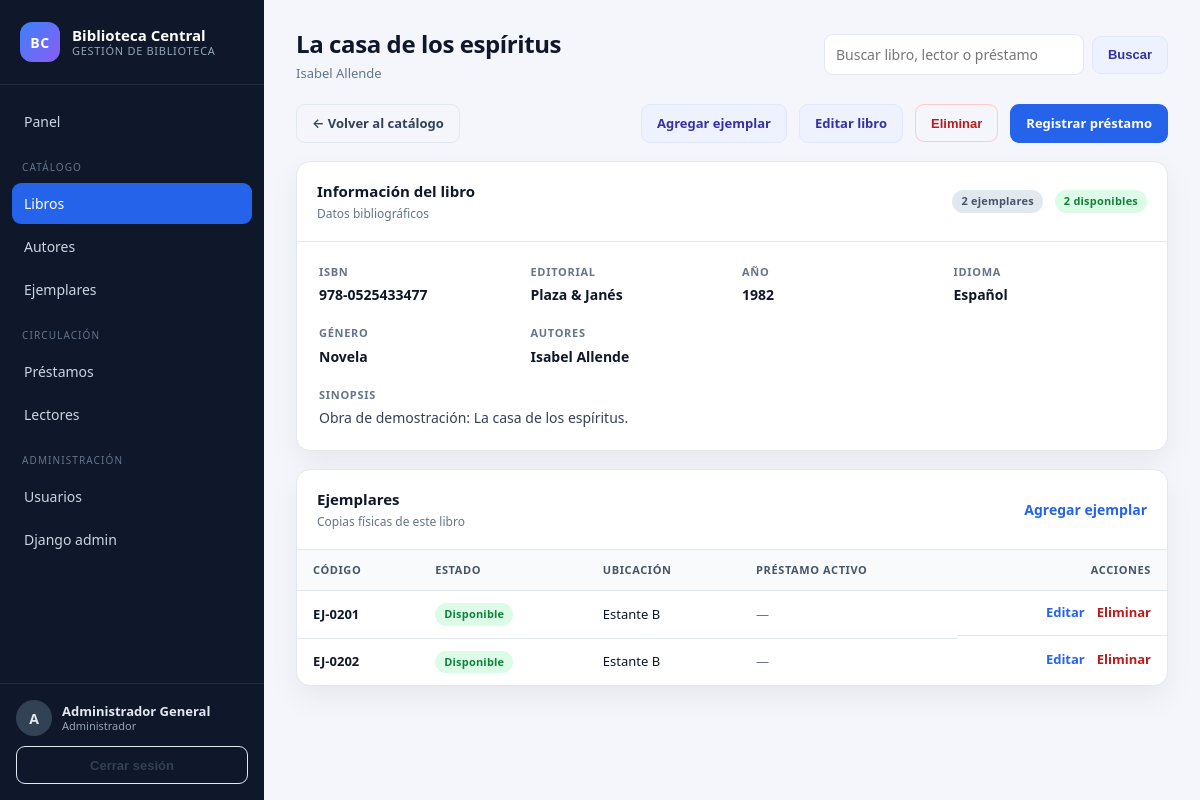
Screenshot of /catalogo/libros/2/ (signed in) with the database file from the repository.
### usuarios/models.py (models this page shows, shortened)
class Usuario(AbstractUser):
    class Rol(models.TextChoices):
        ADMINISTRADOR = "ADMINISTRADOR", "Administrador"
        BIBLIOTECARIO = "BIBLIOTECARIO", "Bibliotecario"
        LECTOR = "LECTOR", "Lector"
    rol = models.CharField(
        "Rol",
        max_length=20,
        choices=Rol.choices,
        default=Rol.LECTOR,
    )
    nombre_completo = models.CharField("Nombre completo", max_length=150, blank=True)
    class Meta:
        verbose_name = "Usuario"
        verbose_name_plural = "Usuarios"
        ordering = ["username"]
    @property
    def rol_label(self):
        return self.get_rol_display()
    @property
    def es_administrador(self):
        return self.is_superuser or self.rol == self.Rol.ADMINISTRADOR
    @property
    def puede_gestionar(self):
        return self.es_administrador or self.es_bibliotecario
    @property
    def inicial(self):
        texto = self.nombre_completo or self.username
        return texto[:1].upper()

### catalogo/models.py (models this page shows, shortened)
class Libro(models.Model):
    class Idioma(models.TextChoices):
        ESPANOL = "ESPANOL", "Español"
        INGLES = "INGLES", "Inglés"
        FRANCES = "FRANCES", "Francés"
        PORTUGUES = "PORTUGUES", "Portugués"
        OTRO = "OTRO", "Otro"
    titulo = models.CharField("Título", max_length=200)
    isbn = models.CharField("ISBN", max_length=20, unique=True)
    editorial = models.CharField("Editorial", max_length=120, blank=True)
    anio_publicacion = models.PositiveSmallIntegerField(
        "Año de publicación",
        null=True,
        blank=True,
    )
    idioma = models.CharField(
        "Idioma",
        max_length=20,
        choices=Idioma.choices,
        default=Idioma.ESPANOL,
    )
    genero = models.CharField("Género", max_length=80, blank=True)
    sinopsis = models.TextField("Sinopsis", blank=True)
    autores = models.ManyToManyField(
        Autor,
        related_name="libros",
        verbose_name="Autores",
    )
    creado = models.DateTimeField("Creado", auto_now_add=True)
    actualizado = models.DateTimeField("Actualizado", auto_now=True)
    class Meta:
        verbose_name = "Libro"
        verbose_name_plural = "Libros"
        ordering = ["titulo"]
    @property
    def autores_texto(self):
        return ", ".join(autor.nombre_completo for autor in self.autores.all())
    @property
    def total_ejemplares(self):
        return self.ejemplares.count()
    @property
    def ejemplares_disponibles(self):
        return self.ejemplares.disponibles().count()

class Autor(models.Model):
    nombres = models.CharField("Nombres", max_length=100)
    apellidos = models.CharField("Apellidos", max_length=100)
    nacionalidad = models.CharField("Nacionalidad", max_length=80, blank=True)
    fecha_nacimiento = models.DateField("Fecha de nacimiento", null=True, blank=True)
    biografia = models.TextField("Biografía", blank=True)
    class Meta:
        verbose_name = "Autor"
        verbose_name_plural = "Autores"
        ordering = ["apellidos", "nombres"]
    @property
    def nombre_completo(self):
        return f"{self.nombres} {self.apellidos}".strip()

class Ejemplar(models.Model):
    class Estado(models.TextChoices):
        DISPONIBLE = "DISPONIBLE", "Disponible"
        PRESTADO = "PRESTADO", "Prestado"
        MANTENIMIENTO = "MANTENIMIENTO", "En mantenimiento"
        BAJA = "BAJA", "Dado de baja"
    libro = models.ForeignKey(
        Libro,
        on_delete=models.CASCADE,
        related_name="ejemplares",
        verbose_name="Libro",
    )
    codigo = models.CharField("Código de ejemplar", max_length=30, unique=True)
    estado = models.CharField(
        "Estado",
        max_length=20,
        choices=Estado.choices,
        default=Estado.DISPONIBLE,
    )
    ubicacion = models.CharField("Ubicación", max_length=120, blank=True)
    fecha_alta = models.DateField("Fecha de alta", default=timezone.localdate)
    observaciones = models.TextField("Observaciones", blank=True)
    objects = EjemplarQuerySet.as_manager()
    class Meta:
        verbose_name = "Ejemplar"
        verbose_name_plural = "Ejemplares"
        ordering = ["libro__titulo", "codigo"]
    @property
    def prestamo_activo(self):
        return self.detalles_prestamo.filter(fecha_devolucion__isnull=True).first()

### catalogo/views.py (the view)
# urls.py: path("libros/<int:pk>/", views.LibroDetailView.as_view(), name="libro_detail"),
class LibroDetailView(LoginRequiredMixin, DetailView):
    model = Libro
    template_name = "catalogo/libro_detail.html"
    context_object_name = "libro"
    def get_queryset(self):
        return Libro.objects.prefetch_related(
            "autores",
            "ejemplares__detalles_prestamo__prestamo__lector",
        )

### catalogo/models.py (called while the page is built)
    def disponibles(self):
        from prestamos.models import DetallePrestamo
        prestados = DetallePrestamo.objects.filter(
            fecha_devolucion__isnull=True
        ).values("ejemplar_id")
        return self.filter(estado=Ejemplar.Estado.DISPONIBLE).exclude(pk__in=prestados)

### core/context_processors.py (called while the page is built)
def globals(request):
    return {
        "APP_NAME": getattr(settings, "APP_NAME", "Biblioteca"),
        "hoy": timezone.localdate(),
    }

### templates/catalogo/libro_detail.html (shortened to what this page needs)
{% extends "base.html" %}
{% block page_title %}{{ libro.titulo }}{% endblock %}
{% block page_subtitle %}{{ libro.autores_texto }}{% endblock %}
{% block content %}
<div class="page-actions">
    <a class="btn btn-ghost" href="{% url 'catalogo:libro_list' %}">← Volver al catálogo</a>
    {% if user.puede_gestionar %}
    <div class="actions">
        <a class="btn btn-secondary" href="{% url 'catalogo:ejemplar_create' %}?libro={{ libro.pk }}">Agregar ejemplar</a>
        <a class="btn btn-secondary" href="{% url 'catalogo:libro_update' libro.pk %}">Editar libro</a>
        <form method="post" action="{% url 'catalogo:libro_delete' libro.pk %}" data-confirm="¿Eliminar el libro y todos sus ejemplares?">
            <button class="btn btn-ghost danger" type="submit">Eliminar</button>
        </form>
        <a class="btn btn-primary" href="{% url 'prestamos:create' %}">Registrar préstamo</a>
    </div>
    {% endif %}
</div>
<section class="card">
    <header class="card-header">
        <div>
            <h2>Información del libro</h2>
            <p class="muted">Datos bibliográficos</p>
        </div>
        <div class="actions">
            <span class="badge badge-muted">{{ libro.total_ejemplares }} ejemplares</span>
            <span class="badge {% if libro.ejemplares_disponibles %}badge-ok{% else %}badge-danger{% endif %}">{{ libro.ejemplares_disponibles }} disponibles</span>
        </div>
    </header>
    <div class="detail-grid">
        <div>
            <span class="stat-label">ISBN</span>
            <p>{{ libro.isbn }}</p>
        </div>
        <div>
            <span class="stat-label">Editorial</span>
            <p>{{ libro.editorial|default:"—" }}</p>
        </div>
        <div>
            <span class="stat-label">Año</span>
            <p>{{ libro.anio_publicacion|default:"—" }}</p>
        </div>
        <div>
            <span class="stat-label">Idioma</span>
            <p>{{ libro.get_idioma_display }}</p>
        </div>
        <div>
            <span class="stat-label">Género</span>
            <p>{{ libro.genero|default:"—" }}</p>
        </div>
        <div>
            <span class="stat-label">Autores</span>
            <p>{{ libro.autores_texto|default:"—" }}</p>
        </div>
        <div class="full">
            <span class="stat-label">Sinopsis</span>
            <p class="sinopsis">{{ libro.sinopsis|default:"Sin sinopsis registrada."|linebreaksbr }}</p>
        </div>
    </div>
</section>
<section class="card">
    <header class="card-header">
        <div>
            <h2>Ejemplares</h2>
            <p class="muted">Copias físicas de este libro</p>
        </div>
        {% if user.puede_gestionar %}
        <a class="link" href="{% url 'catalogo:ejemplar_create' %}?libro={{ libro.pk }}">Agregar ejemplar</a>
        {% endif %}
    </header>
    {% if libro.ejemplares.exists %}
    <div class="table-wrap">
        <table>
            <thead>
                <tr>
                    <th>Código</th>
                    <th>Estado</th>
                    <th>Ubicación</th>
                    <th>Préstamo activo</th>
                    <th class="right">Acciones</th>
                </tr>
            </thead>
            <tbody>
                {% for ejemplar in libro.ejemplares.all %}
                <tr>
                    <td><strong>{{ ejemplar.codigo }}</strong></td>
                    <td>
                        <span class="badge {% if ejemplar.estado == 'DISPONIBLE' %}badge-ok{% elif ejemplar.estado == 'PRESTADO' %}badge-warning{% elif ejemplar.estado == 'BAJA' %}badge-danger{% else %}badge-muted{% endif %}">
                            {{ ejemplar.get_estado_display }}
                        </span>
                    </td>
                    <td>{{ ejemplar.ubicacion|default:"—" }}</td>
                    <td>
                        {% with activo=ejemplar.prestamo_activo %}
                        {% if activo %}
                            {% if user.puede_gestionar %}
                            <a class="link" href="{% url 'prestamos:detail' activo.prestamo_id %}">{{ activo.prestamo.codigo }} · {{ activo.prestamo.lector.nombre_completo }}</a>
                            {% else %}
                            <span class="muted">No disponible</span>
                            {% endif %}
                        {% else %}
                        <span class="muted">—</span>
                        {% endif %}
                        {% endwith %}
                    </td>
                    <td class="actions">
                        {% if user.puede_gestionar %}
                        <a class="link" href="{% url 'catalogo:ejemplar_update' ejemplar.pk %}">Editar</a>
                        <form method="post" action="{% url 'catalogo:ejemplar_delete' ejemplar.pk %}" data-confirm="¿Eliminar el ejemplar {{ ejemplar.codigo }}?">
                            <button class="link danger" type="submit">Eliminar</button>
                        </form>
                        {% else %}
                        <span class="muted">—</span>
                        {% endif %}
                    </td>
                </tr>
                {% endfor %}
            </tbody>
        </table>
    </div>
    {% else %}
    <div class="empty-state"><p>Este libro no tiene ejemplares registrados.</p></div>
    {% endif %}
</section>
{% endblock %}

### templates/base.html (shortened to what this page needs)
{% load static %}
<!doctype html>
<html lang="es">
<head>
    <link rel="stylesheet" href="{% static 'css/styles.css' %}">
</head>
<body>
{% with url_name=request.resolver_match.url_name app_name=request.resolver_match.app_name %}
<div class="app-shell {% if user.is_authenticated %}app-auth{% else %}app-public{% endif %}">
    {% if user.is_authenticated %}
    <aside class="sidebar" id="sidebar">
        <a class="brand" href="{% url 'core:dashboard' %}">
            <span class="brand-mark">BC</span>
            <span class="brand-text">
                <strong>{{ APP_NAME }}</strong>
                <small>Gestión de biblioteca</small>
            </span>
        </a>
        <nav class="nav">
            <a class="nav-link {% if url_name == 'dashboard' %}active{% endif %}" href="{% url 'core:dashboard' %}">Panel</a>
            <span class="nav-title">Catálogo</span>
            <a class="nav-link {% if url_name == 'libro_list' or url_name == 'libro_detail' %}active{% endif %}" href="{% url 'catalogo:libro_list' %}">Libros</a>
            <a class="nav-link {% if url_name == 'autor_list' %}active{% endif %}" href="{% url 'catalogo:autor_list' %}">Autores</a>
            <a class="nav-link {% if url_name == 'ejemplar_list' %}active{% endif %}" href="{% url 'catalogo:ejemplar_list' %}">Ejemplares</a>
            <span class="nav-title">Circulación</span>
            {% if user.puede_gestionar %}
            <a class="nav-link {% if app_name == 'prestamos' %}active{% endif %}" href="{% url 'prestamos:list' %}">Préstamos</a>
            <a class="nav-link {% if app_name == 'lectores' %}active{% endif %}" href="{% url 'lectores:list' %}">Lectores</a>
            {% else %}
            <a class="nav-link {% if app_name == 'prestamos' %}active{% endif %}" href="{% url 'prestamos:list' %}">Mis préstamos</a>
            {% endif %}
            {% if user.es_administrador %}
            <span class="nav-title">Administración</span>
            <a class="nav-link {% if app_name == 'usuarios' and url_name != 'login' %}active{% endif %}" href="{% url 'usuarios:list' %}">Usuarios</a>
            <a class="nav-link" href="{% url 'admin:index' %}">Django admin</a>
            {% endif %}
        </nav>
        <div class="sidebar-footer">
            <div class="user-chip">
                <span class="avatar">{{ user.inicial }}</span>
                <span>
                    <strong>{{ user.nombre_completo }}</strong>
                    <small>{{ user.rol_label }}</small>
                </span>
            </div>
            <form method="post" action="{% url 'usuarios:logout' %}">
                <button class="btn btn-ghost btn-block" type="submit">Cerrar sesión</button>
            </form>
        </div>
    </aside>
    {% endif %}
    <main class="{% if user.is_authenticated %}main{% else %}public-main{% endif %}">
        {% if user.is_authenticated %}
        <header class="topbar">
            <div class="topbar-titles">
                <h1>{% block page_title %}{% endblock %}</h1>
                <p class="muted">{% block page_subtitle %}{% endblock %}</p>
            </div>
            <form class="topbar-search" method="get" action="{% url 'core:buscar' %}">
                <input type="search" name="q" value="{{ request.GET.q|default:'' }}" placeholder="Buscar libro, lector o préstamo">
                <button class="btn btn-secondary" type="submit">Buscar</button>
            </form>
        </header>
        {% endif %}
        <section class="content">
            {% block content %}{% endblock %}
        </section>
    </main>
</div>
{% endwith %}
</body>
</html>

### rows the page displays
Usuario: inicial "A", nombre_completo "Administrador General", rol_label "Administrador"
Libro: titulo "La casa de los espíritus", autores_texto "Isabel Allende", total_ejemplares "2", ejemplares_disponibles "2", isbn "978-0525433477", editorial "Plaza & Janés", anio_publicacion "1982", idioma "Español", genero "Novela", sinopsis "Obra de demostración: La casa de los espíritus."
Ejemplar: codigo "EJ-0201", estado "Disponible", ubicacion "Estante B"
Ejemplar: codigo "EJ-0202", estado "Disponible", ubicacion "Estante B"

### other values shown
{{ APP_NAME }} "Biblioteca Central"
